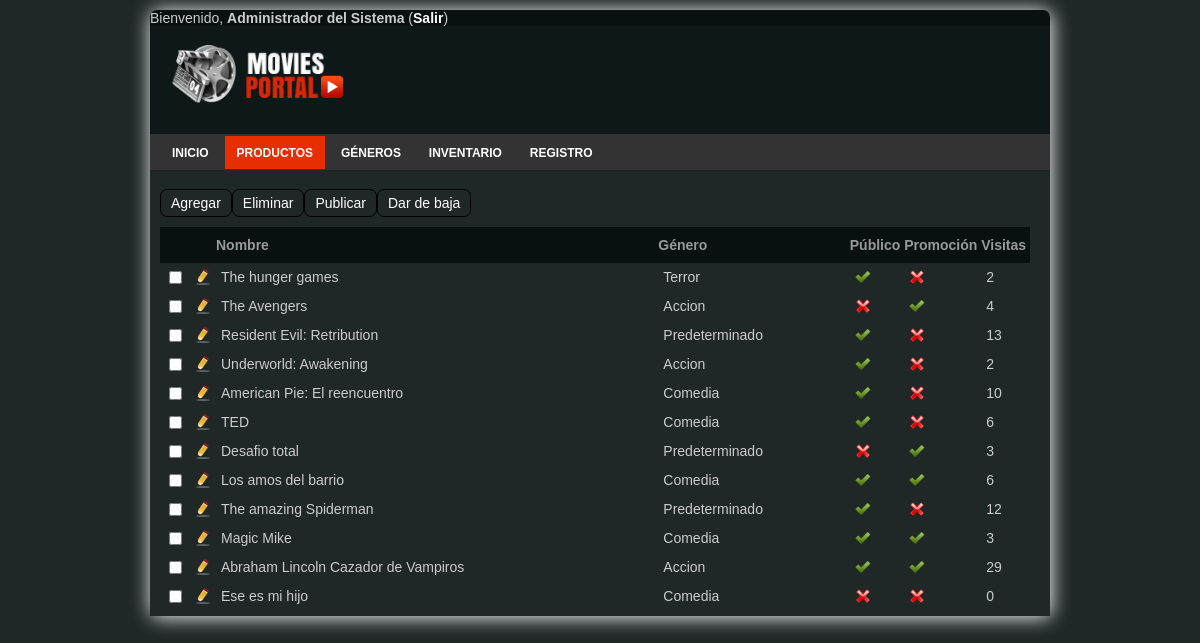
/admin/products.php (signed in), run on the app's committed database.
### tables this page shows
CREATE TABLE IF NOT EXISTS `products` (
  `id` int(11) NOT NULL AUTO_INCREMENT,
  `name` varchar(255) NOT NULL,
  `description` blob,
  `photo` varchar(255) DEFAULT NULL,
  `genre_id` int(11) DEFAULT NULL,
  `created` datetime DEFAULT NULL,
  `modified` datetime DEFAULT NULL,
  `user_id` int(11) DEFAULT NULL,
  `rating` int(1) DEFAULT NULL,
  `price` int(6) DEFAULT NULL,
  `onsale` tinyint(1) DEFAULT '0',
  `publics` tinyint(1) DEFAULT '0',
  `visited` int(11) DEFAULT '0',
  PRIMARY KEY (`id`)
);

CREATE TABLE IF NOT EXISTS `genres` (
  `id` int(11) NOT NULL AUTO_INCREMENT,
  `name` varchar(255) NOT NULL,
  `created` datetime DEFAULT NULL,
  `modified` datetime DEFAULT NULL,
  `enabled` tinyint(1) DEFAULT '0',
  PRIMARY KEY (`id`)
);

### admin/products.php (the view, shortened to what this page needs)
<?php
require("../includes/configuration.php");
?>
<!DOCTYPE html PUBLIC "-//W3C//DTD XHTML 1.0 Transitional//EN" "http://www.w3.org/TR/xhtml1/DTD/xhtml1-transitional.dtd">
<html xmlns="http://www.w3.org/1999/xhtml">
<head>
<link href="screen.css" rel="stylesheet" type="text/css" media="screen" />
</head>
<body>
<div id="container">
	<?php	include('../includes/admin-user-info.php');	?>
  <div id="header">
    <h1><a href="index.php" target="_self"><img src="../img/logo.png" /></a></h1>
  </div>
  <div id="navcontainer">
    <ul>
			<li><a href="index.php" target="_self">Inicio</a></li>
			<li><a href="products.php" target="_self" id="current">Productos</a></li>
			<li><a href="genres.php" target="_self">Géneros</a></li>
			<li><a href="inventory.php" target="_self">Inventario</a></li>
			<li><a href="history.php" target="_self">Registro</a></li>
		</ul>
  </div>
  <div id="content">
	<form method="post" enctype="application/x-www-form-urlencoded" name="products-list-form" id="products-list-form">
      <p><a href="products-add.php" target="_self" class="button2">Agregar</a></p>
      <input type="submit" name="products-delete" id="products-delete" value="Eliminar" />
      <input type="submit" name="products-activate" id="products-activate" value="Publicar" />
      <input type="submit" name="products-deactivate" id="products-deactivate" value="Dar de baja" />
			<?php
				$connection = mysql_connect($db_host,$db_user,$db_password);
				$query = "SELECT products.id as id, products.name as name, genres.name as genre,products.publics as public,products.onsale as onsale,products.visited as visited FROM products,genres WHERE products.genre_id = genres.id";
				$result = mysql_query($query,$connection);
				$num_rows = mysql_num_rows($result);
				if($num_rows > 0){
			?>
			<table width="870" border="0" align="center" cellpadding="5" cellspacing="0" id="products-list">
        <thead>
          <tr>
            <th width="16" scope="col">&nbsp;</th>
            <th width="16" scope="col">&nbsp;</th>
            <th scope="col">Nombre</th>
            <th scope="col">Género</th>
			<th scope="col">Público&nbsp;</th>
			<th scope="col">Promoción&nbsp;</th>
			<th scope="col">Visitas&nbsp;</th>
          </tr>
        </thead>
        <tbody>
					<?php
						while( $row = mysql_fetch_array($result) ){
					?>
          <tr class="item_list">
           <td width="16"><input type="checkbox" name="products<?php echo $row['id']; ?>" id="products<?php echo $row['id']; ?>" value="<?php echo $row['id']; ?>" /></td>
            <td width="16"><a href="products-edit.php?id=<?php echo $row['id']; ?>"><img src="img/icon-edit.png" width="16" height="16" /></a></td>
            <td><?php echo $row['name']; ?></td>
            <td><?php echo $row['genre']; ?></td>
			<?php
				$public = $row['public'];
				if($public == "1")
				{?>
				<td width="16"><img src="img/icon_check.png" width="16" height="16" /></td>
				<?php
				}
				else
				{
			?>
				<td width="16"><img src="img/icon_cancel.png" width="16" height="16" /></td>
				<?php
				}
				?>
			<?php
				$onsale = $row['onsale'];
				if($onsale == "1")
				{?>
				<td width="16"><img src="img/icon_check.png" width="16" height="16" /></td>
				<?php
				}
				else
				{
			?>
				<td width="16"><img src="img/icon_cancel.png" width="16" height="16" /></td>
				<?php
				}
				?>
				<td width="16"><?php echo $row['visited'];?></td>
          </tr>
					<?php
  					}
					?>
        </tbody>
      </table>
			<?php
				}else{
			?>
			<p class="warning">No hay ningún producto creado (<a href="productos-add.php">Agregar producto</a>).</p>
			<?php
				}
			?>
    </form>
  </div>
</div>
</body>
</html>

### admin/screen.css (style rules this page uses)
* { font-family: Arial, Helvetica, sans-serif; font-size: 14px; }
body { background-color: #202727; color:#CCCCCC ; }
body div div a { color:white; }
a { color: #112AAB; text-decoration: none; font-weight: bold; }
img { border: 0; }
table { clear:left; padding-top: 10px; margin:0; }
table th { background-color: #091010; color: #999999; font-weight:bold; font-size:14px; text-align: left; padding: 10px 0px 10px 0px; }
table td { padding: 5px; }
form { background-color: #202727; font-size:12px; margin: 0; overflow:auto; }
form input { font-size:14px; }
form input[type=submit], form input[type=button],.button2 { float:left; padding:5px 10px 5px 10px; margin-bottom:15x; background-color:#202727; border-radius: 7px; text-decoration:none; color:white; border:1px solid black; }
#container { background-color: #091010; background-repeat: repeat; border-radius: 7px; box-shadow:1px 1px 20px white; margin: 10px auto; width: 900px; }
#header { background:#0E1818; padding:10px; margin:0px; }
#navcontainer { background-color: #333333; padding: 10px; }
#navcontainer ul { margin: 0; padding: 0; }
#navcontainer ul li { display: inline; }
#navcontainer ul li a { padding: 0.4em 1.0em; color: #FFFFFF; text-decoration: none; font-size:12px; text-transform:uppercase; }
#navcontainer ul li a#current { background: #E62E00; color: white; padding: 0.8em 1.0em; }
#content { background-color: #202727; overflow:auto; padding:5px 10px; width:880px; }
.item_list, .item_list_colored { background-color: #202727; padding: 5px; margin: 1px 0px; color: #CCCCCC; }
.button2 { font-size:14px; font-weight:normal; }

### data on the page
products: name "The hunger games", genre.name "Terror", publics 1 (drawn), onsale 0 (drawn), visited "2"
products: name "The Avengers", genre.name "Accion", publics 0 (drawn), onsale 1 (drawn), visited "4"
products: name "Resident Evil: Retribution", genre.name "Predeterminado", publics 1 (drawn), onsale 0 (drawn), visited "13"
products: name "Underworld: Awakening", genre.name "Accion", publics 1 (drawn), onsale 0 (drawn), visited "2"
products: name "American Pie: El reencuentro", genre.name "Comedia", publics 1 (drawn), onsale 0 (drawn), visited "10"
products: name "TED", genre.name "Comedia", publics 1 (drawn), onsale 0 (drawn), visited "6"
products: name "Desafio total", genre.name "Predeterminado", publics 0 (drawn), onsale 1 (drawn), visited "3"
products: name "Los amos del barrio", genre.name "Comedia", publics 1 (drawn), onsale 1 (drawn), visited "6"
products: name "The amazing Spiderman", genre.name "Predeterminado", publics 1 (drawn), onsale 0 (drawn), visited "12"
products: name "Magic Mike", genre.name "Comedia", publics 1 (drawn), onsale 1 (drawn), visited "3"
products: name "Abraham Lincoln Cazador de Vampiros", genre.name "Accion", publics 1 (drawn), onsale 1 (drawn), visited "29"
products: name "Ese es mi hijo", genre.name "Comedia", publics 0 (drawn), onsale 0 (drawn), visited "0"

### other printed values
$_SESSION['bp_name'] "Administrador"
$_SESSION['bp_lastname'] "del Sistema"
